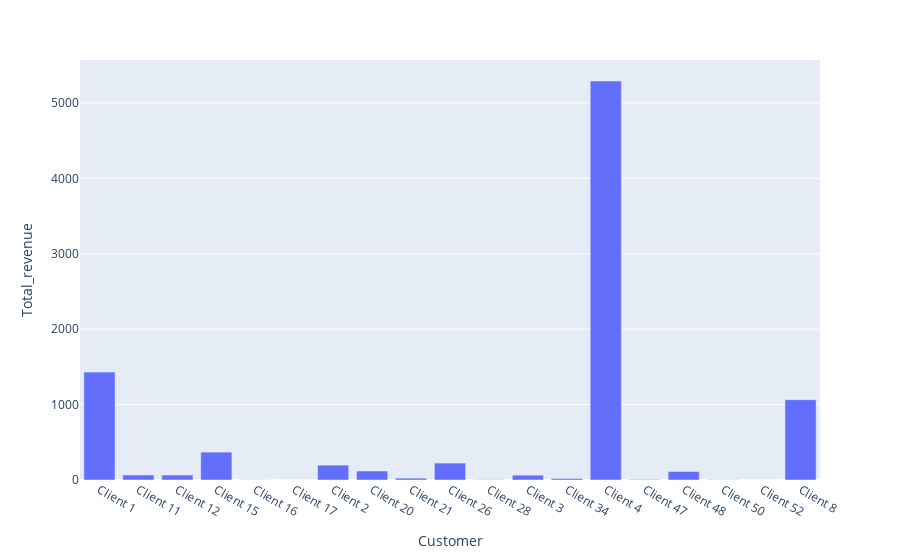

The code cell stored with this chart in its notebook:
### Code cell
fig_total_revenue_customer = px.bar(total_revenue_by_customer, x='Customer', y='Total_revenue')
fig_total_revenue_customer

### Figure 1 — Plotly figure (JSON) as saved in the notebook; plotly's stock layout.template omitted (floating-point values rounded to 4 significant figures)
{"data": [{"alignmentgroup": "True", "hovertemplate": "Customer=%{x}<br>Total_revenue=%{y}<extra></extra>", "legendgroup": "", "marker": {"color": "#636efa", "pattern": {"shape": ""}}, "name": "", "offsetgroup": "", "orientation": "v", "showlegend": false, "textposition": "auto", "type": "bar", "x": ["Client 1", "Client 11 ", "Client 12 ", "Client 15 ", "Client 16 ", "Client 17 ", "Client 2", "Client 20 ", "Client 21 ", "Client 26 ", "Client 28 ", "Client 3 ", "Client 34 ", "Client 4 ", "Client 47 ", "Client 48 ", "Client 50 ", "Client 52 ", "Client 8 "], "xaxis": "x", "y": [1431.0, 66.7, 66.1, 369.7, 1.3, 0.102, 197.0, 119.2, 25, 224.4, 3.9, 64.0, 19.9, 5291.0, 7.025, 112.2, 2.649, 0.2, 1065.0], "yaxis": "y"}], "layout": {"barmode": "relative", "legend": {"tracegroupgap": 0}, "margin": {"t": 60}, "xaxis": {"anchor": "y", "domain": [0, 1], "title": {"text": "Customer"}}, "yaxis": {"anchor": "x", "domain": [0, 1], "title": {"text": "Total_revenue"}}}}
